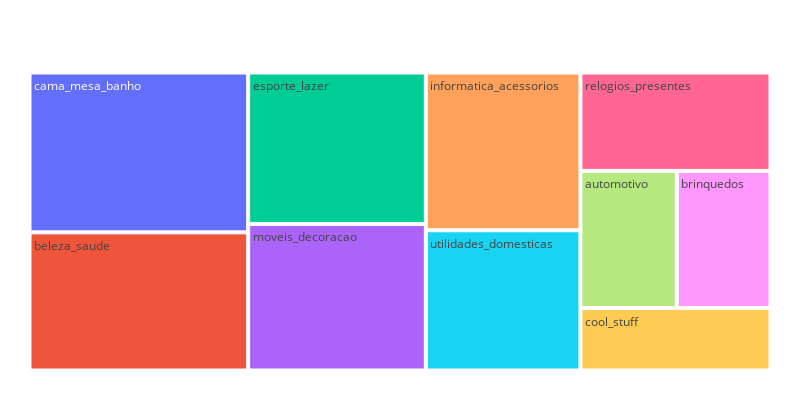

The cell this chart's notebook holds for it:
### Code cell
plot_top_10_revenue_categories(top_10_revenue_categories)

### Figure 1 — Plotly figure (JSON) as saved in the notebook; plotly's stock layout.template omitted (floating-point values rounded to 4 significant figures)
{"data": [{"branchvalues": "total", "domain": {"x": [0, 1], "y": [0, 1]}, "hovertemplate": "labels=%{label}<br>Num_order=%{value}<br>parent=%{parent}<br>id=%{id}<extra></extra>", "ids": ["beleza_saude", "relogios_presentes", "cama_mesa_banho", "esporte_lazer", "informatica_acessorios", "moveis_decoracao", "utilidades_domesticas", "cool_stuff", "automotivo", "brinquedos"], "labels": ["beleza_saude", "relogios_presentes", "cama_mesa_banho", "esporte_lazer", "informatica_acessorios", "moveis_decoracao", "utilidades_domesticas", "cool_stuff", "automotivo", "brinquedos"], "name": "", "parents": ["", "", "", "", "", "", "", "", "", ""], "type": "treemap", "values": [9465.0, 5859.0, 10950.0, 8431.0, 7644.0, 8160.0, 6795.0, 3718.0, 4140.0, 4030.0]}], "layout": {"height": 400, "legend": {"tracegroupgap": 0}, "margin": {"b": 25, "l": 25, "r": 25, "t": 50}, "width": 800}}
